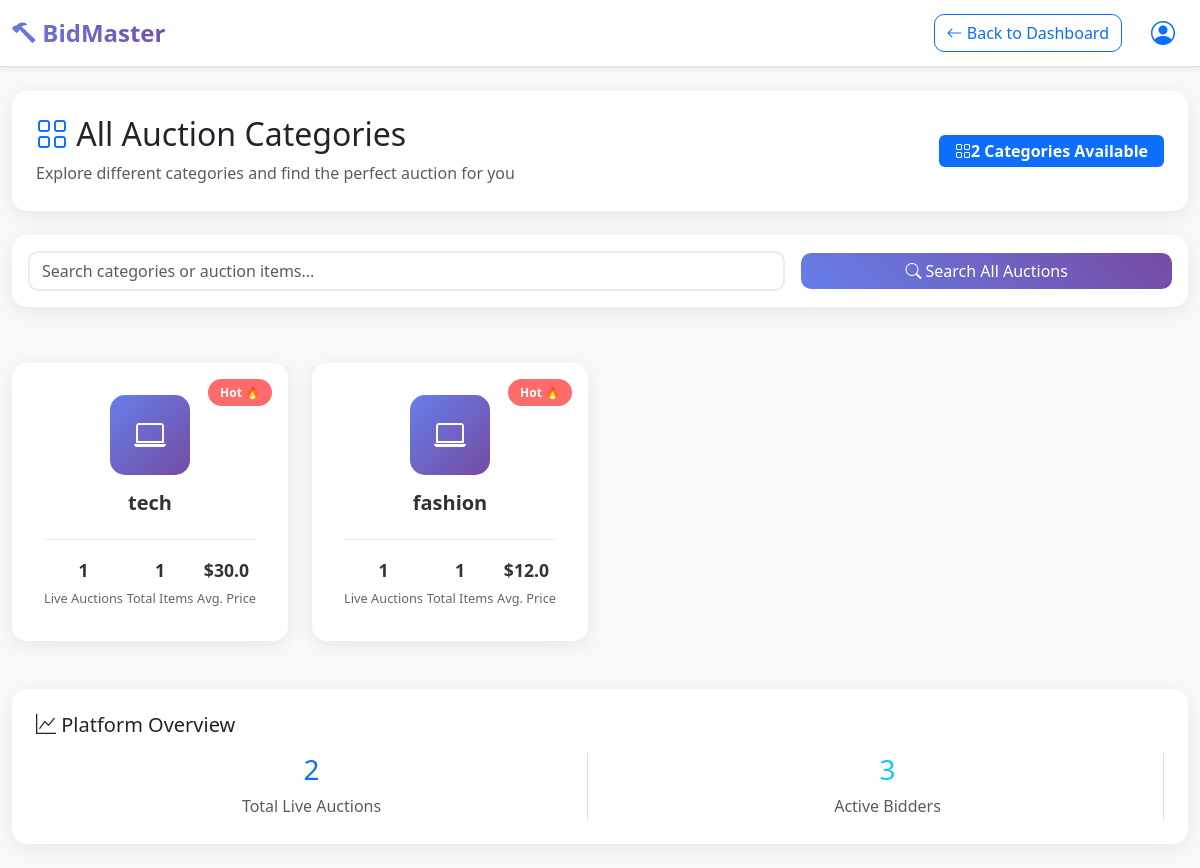
/categories/2, run on an earlier commit of the app's database.
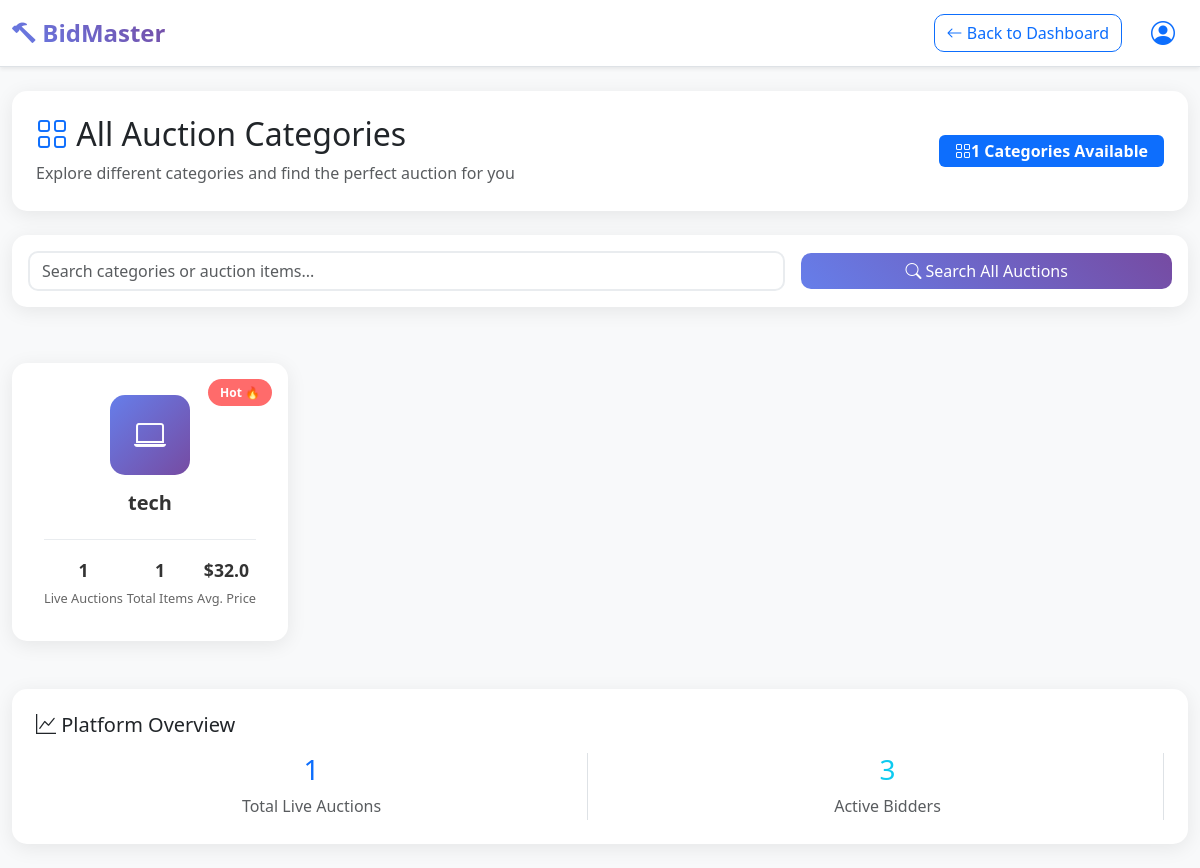
And on a later commit of the database.
### accounts/models.py (models this page shows, shortened)
class Products (models.Model):
    product_id=models.AutoField(primary_key=True)
    product_name=models.CharField(max_length=50,default='')
    product_category=models.CharField(max_length=50,default='')
    product_desc=models.CharField(max_length=1000,default='')
    product_pub_date=models.DateField(default=date.today)
    product_end_date=models.DateField(default=ten_days_later)
    product_image=models.ImageField(upload_to='auctions/images',default='')
    product_start_price= models.IntegerField(default=0)
    product_current_price= models.IntegerField(default=0)
    product_end_price=models.IntegerField(default=0)
    product_mid_price=models.IntegerField(default=0)
    product_owner=models.IntegerField(default=0)
    product_winner=models.CharField(default=-1)
    product_winner_id=models.IntegerField(default=-1)
    product_bidders=models.CharField(max_length=200,default='')
    product_status=models.CharField(max_length=50,default='pending')
    product_bids_count=models.IntegerField(default=0)

### accounts/views.py (the view)
# urls.py: path('categories/<int:member_id>', views.categories,name='categories'),
def categories(request,member_id):
    categories = Products.objects.filter(product_status="live").values_list('product_category', flat=True).distinct()
    categories_details=[]
    live=0
    for category in categories:
        cat=len(Products.objects.filter(product_status="live",product_category=category))
        live+=cat
        cat1=len(Products.objects.filter(product_category=category))
        avg_price = Products.objects.filter(product_category=category,product_status="live").aggregate(avg_price=Avg('product_current_price'))['avg_price']
        categories_details.append([category,cat,cat1,avg_price])
    members=len(Members.objects.filter(role='bidder'))
    return render(request,'accounts/allAuctions.html',{'id':member_id,'categories_count':len(categories),'categories':categories_details,'live':live,'members':members})

### accounts/templates/accounts/allAuctions.html (shortened to what the changed rows need)
<!DOCTYPE html>
<html lang="en">
<head>
    <link href="https://cdn.jsdelivr.net/npm/bootstrap@5.3.0/dist/css/bootstrap.min.css" rel="stylesheet">
    <link href="https://cdn.jsdelivr.net/npm/bootstrap-icons@1.10.0/font/bootstrap-icons.css" rel="stylesheet">
</head>
<body class="bg-light">
    <div class="container-fluid py-4">
        <div class="row mb-4">
            <div class="col-12">
                <div class="page-header p-4">
                    <div class="row align-items-center">
                        <div class="col-md-8">
                            <h1 class="h2 mb-2">
                                <i class="bi bi-grid text-primary"></i>
                                All Auction Categories
                            </h1>
                        </div>
                        <div class="col-md-4 text-md-end">
                            <span class="badge bg-primary fs-6 px-3 py-2">
                                <i class="bi bi-grid"></i>{{categories_count}} Categories Available
                            </span>
                        </div>
                    </div>
                </div>
            </div>
        </div>
        <div class="row g-4 mb-5">
             {% for category,cat,cat1,price in categories %}
            <div class="col-lg-3 col-md-6" onclick="navigateToCategory('{{category}}')">
                <div class="card category-card h-100">
                    <div class="trending-badge">Hot 🔥</div>
                    <div class="category-content">
                        <div class="category-icon">
                            <i class="bi bi-laptop"></i>
                        </div>
                        <h5 class="category-title">{{category}}</h5>
                        <div class="category-stats">
                            <div class="category-stat">
                                <div class="number">{{cat}}</div>
                                <div class="label">Live Auctions</div>
                            </div>
                            <div class="category-stat">
                                <div class="number">{{cat1}}</div>
                                <div class="label">Total Items</div>
                            </div>
                            <div class="category-stat">
                                <div class="number">${{price}}</div>
                                <div class="label">Avg. Price</div>
                            </div>
                        </div>
                    </div>
                </div>
            </div>
            {% endfor %}
        </div>
        <div class="row">
            <div class="col-12">
                <div class="stats-overview p-4">
                    <div class="row text-center">
                        <div class="col-md-6">
                            <div class="border-end">
                                <h3 class="text-primary" id="totalLiveAuctions">{{live}}</h3>
                                <p class="text-muted mb-0">Total Live Auctions</p>
                            </div>
                        </div>
                    </div>
                </div>
            </div>
        </div>
    </div>
</body>
</html>

What changed in the data, as far as the page shows it:
no longer on this page (row edited): Products: product_category "fashion", product_owner "1", price "12.0"
changed Products "tech": price "30.0" → "32.0"
Also different on the page:
{{ categories_count }}: "2" → "1"
{{ live }}: "2" → "1"
